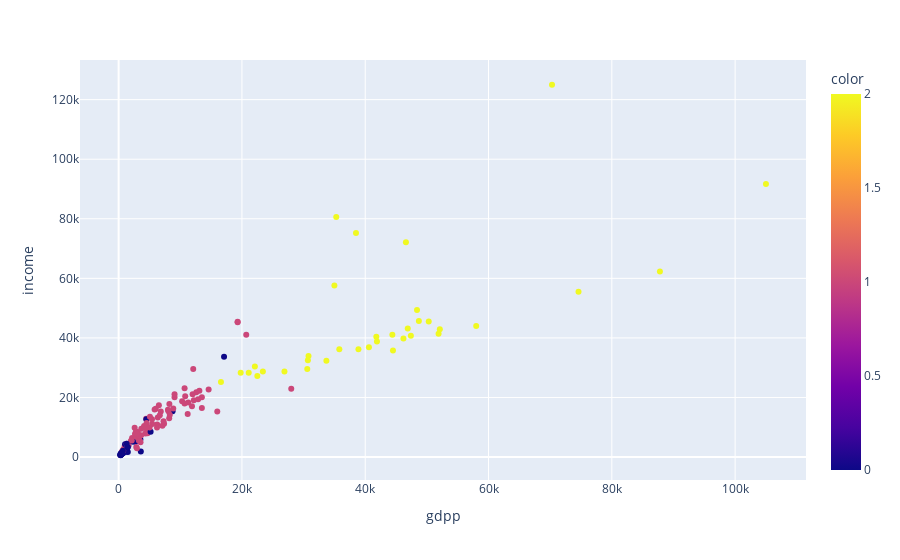

Notebook source saved alongside this figure:
### Markdown cell above
## Using scatter plot to determine income vs gdpp

### Code cell
exp.scatter(data_frame= df,x = 'gdpp',y = 'income',color=kmean.labels_)

### Figure 1 — Plotly figure (JSON) as saved in the notebook; plotly's stock layout.template omitted (floating-point values rounded to 4 significant figures; data arrays with more than 128 entries replaced by an {"elided": "..."} marker saying what was removed)
{"data": [{"hovertemplate": "gdpp=%{x}<br>income=%{y}<br>color=%{marker.color}<extra></extra>", "legendgroup": "", "marker": {"color": {"elided": "167 int values"}, "coloraxis": "coloraxis", "symbol": "circle"}, "mode": "markers", "name": "", "orientation": "v", "showlegend": false, "type": "scatter", "x": {"elided": "167 int values"}, "xaxis": "x", "y": {"elided": "167 int values"}, "yaxis": "y"}], "layout": {"coloraxis": {"colorbar": {"title": {"text": "color"}}, "colorscale": [[0, "#0d0887"], [0.1111, "#46039f"], [0.2222, "#7201a8"], [0.3333, "#9c179e"], [0.4444, "#bd3786"], [0.5556, "#d8576b"], [0.6667, "#ed7953"], [0.7778, "#fb9f3a"], [0.8889, "#fdca26"], [1, "#f0f921"]]}, "legend": {"tracegroupgap": 0}, "margin": {"t": 60}, "xaxis": {"anchor": "y", "domain": [0, 1], "title": {"text": "gdpp"}}, "yaxis": {"anchor": "x", "domain": [0, 1], "title": {"text": "income"}}}}
